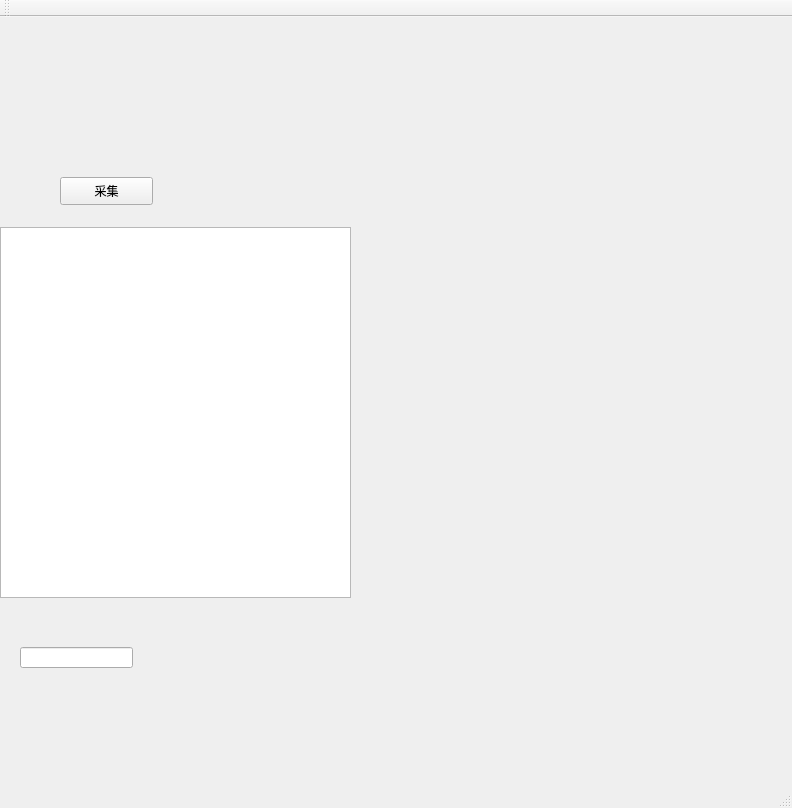
<?xml version="1.0" encoding="UTF-8"?>
<ui version="4.0">
 <class>MainWindow</class>
 <widget class="QMainWindow" name="MainWindow">
  <property name="geometry">
   <rect>
    <x>0</x>
    <y>0</y>
    <width>792</width>
    <height>808</height>
   </rect>
  </property>
  <property name="windowTitle">
   <string>MainWindow</string>
  </property>
  <widget class="QWidget" name="centralWidget">
   <widget class="QPushButton" name="pushButton">
    <property name="geometry">
     <rect>
      <x>60</x>
      <y>160</y>
      <width>93</width>
      <height>28</height>
     </rect>
    </property>
    <property name="text">
     <string>采集</string>
    </property>
   </widget>
   <widget class="QChartView" name="widget_ch1" native="true">
    <property name="geometry">
     <rect>
      <x>380</x>
      <y>-10</y>
      <width>411</width>
      <height>221</height>
     </rect>
    </property>
   </widget>
   <widget class="QChartView" name="widget_ch3" native="true">
    <property name="geometry">
     <rect>
      <x>380</x>
      <y>430</y>
      <width>391</width>
      <height>241</height>
     </rect>
    </property>
   </widget>
   <widget class="QTextEdit" name="textEdit">
    <property name="geometry">
     <rect>
      <x>0</x>
      <y>210</y>
      <width>351</width>
      <height>371</height>
     </rect>
    </property>
   </widget>
   <widget class="QLineEdit" name="lineEdit">
    <property name="geometry">
     <rect>
      <x>20</x>
      <y>630</y>
      <width>113</width>
      <height>21</height>
     </rect>
    </property>
   </widget>
   <widget class="QChartView" name="widget_ch2" native="true">
    <property name="geometry">
     <rect>
      <x>380</x>
      <y>210</y>
      <width>411</width>
      <height>221</height>
     </rect>
    </property>
   </widget>
  </widget>
  <widget class="QMenuBar" name="menuBar">
   <property name="geometry">
    <rect>
     <x>0</x>
     <y>0</y>
     <width>792</width>
     <height>26</height>
    </rect>
   </property>
  </widget>
  <widget class="QToolBar" name="mainToolBar">
   <attribute name="toolBarArea">
    <enum>TopToolBarArea</enum>
   </attribute>
   <attribute name="toolBarBreak">
    <bool>false</bool>
   </attribute>
  </widget>
  <widget class="QStatusBar" name="statusBar"/>
 </widget>
 <layoutdefault spacing="6" margin="11"/>
 <customwidgets>
  <customwidget>
   <class>QChartView</class>
   <extends>QWidget</extends>
   <header location="global">qchartview.h</header>
   <container>1</container>
  </customwidget>
 </customwidgets>
 <resources/>
 <connections/>
</ui>
